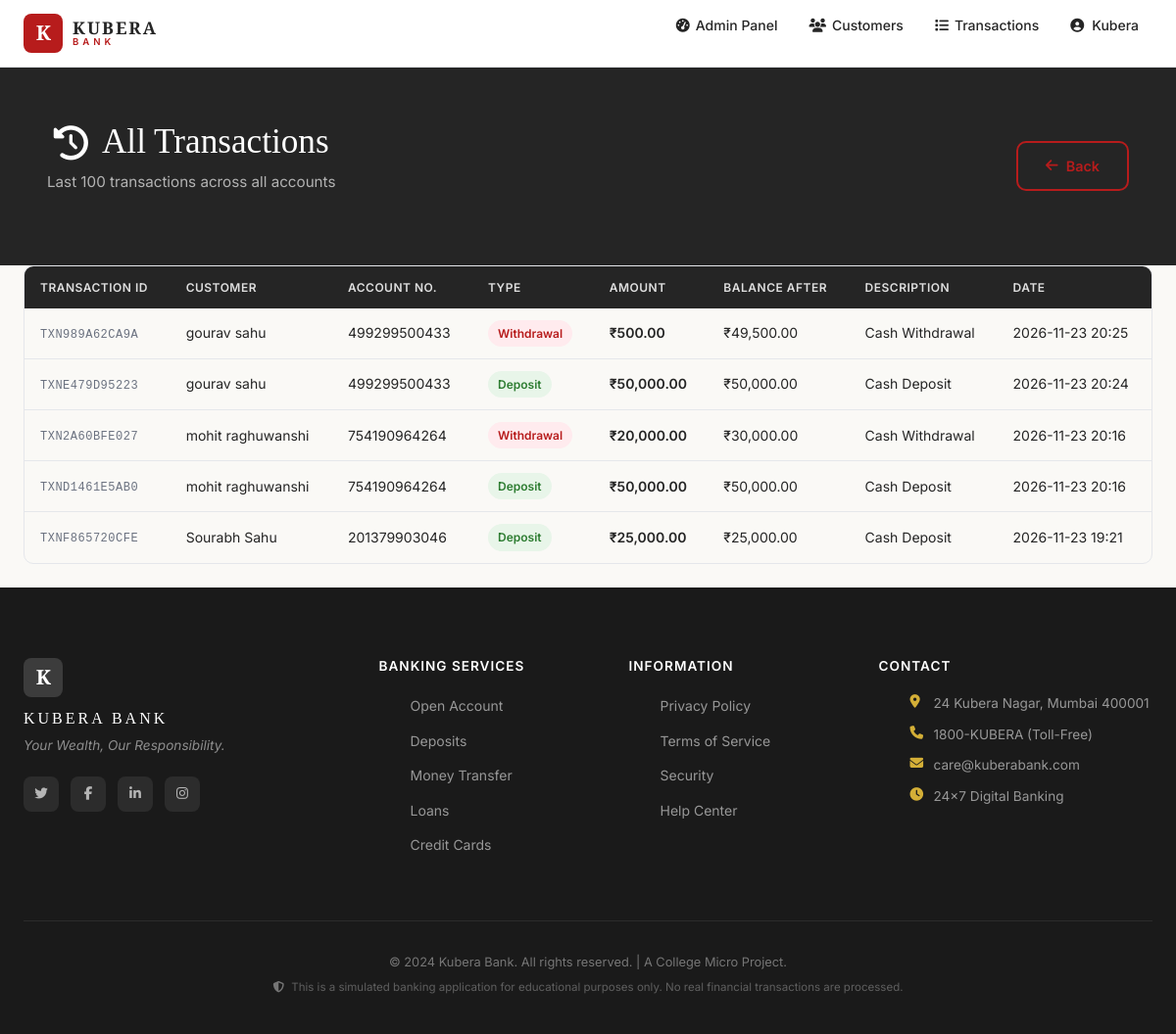
The page /admin/transactions (signed in) on the database its author committed.
### tables this page shows
CREATE TABLE transactions (
            id               INTEGER PRIMARY KEY AUTOINCREMENT,
            transaction_id   TEXT    UNIQUE NOT NULL,
            account_id       INTEGER NOT NULL,
            transaction_type TEXT    NOT NULL,
            amount           REAL    NOT NULL,
            balance_after    REAL    NOT NULL,
            description      TEXT,
            reference_account TEXT,
            created_at       TEXT    DEFAULT (datetime('now', 'localtime')),
            FOREIGN KEY (account_id) REFERENCES accounts(id)
        );

CREATE TABLE users (
            id          INTEGER PRIMARY KEY AUTOINCREMENT,
            customer_id TEXT    UNIQUE NOT NULL,
            full_name   TEXT    NOT NULL,
            email       TEXT    UNIQUE NOT NULL,
            phone       TEXT    NOT NULL,
            password    TEXT    NOT NULL,
            is_admin    INTEGER DEFAULT 0,
            created_at  TEXT    DEFAULT (datetime('now', 'localtime'))
        );

CREATE TABLE accounts (
            id             INTEGER PRIMARY KEY AUTOINCREMENT,
            user_id        INTEGER NOT NULL,
            account_number TEXT    UNIQUE NOT NULL,
            account_type   TEXT    NOT NULL,
            balance        REAL    DEFAULT 0.0,
            address        TEXT,
            date_of_birth  TEXT,
            is_active      INTEGER DEFAULT 1,
            created_at     TEXT    DEFAULT (datetime('now', 'localtime')),
            FOREIGN KEY (user_id) REFERENCES users(id)
        );

### app.py (the view)
@app.route('/admin/transactions')
@admin_required
def admin_transactions():
    conn = get_db_connection()
    try:
        txns = conn.execute('''
            SELECT t.*, a.account_number, u.full_name
            FROM transactions t
            JOIN accounts a ON t.account_id = a.id
            JOIN users u ON a.user_id = u.id
            ORDER BY t.created_at DESC
            LIMIT 100
        ''').fetchall()
        return render_template('admin_transactions.html', transactions=txns)
    finally:
        conn.close()

### app.py (called while the page is built)
@app.before_request
def csrf_protect():
    if request.method == "POST":
        if request.path.startswith('/api/'):
            return
        token = session.get('_csrf_token')
        form_token = request.form.get('csrf_token')
        if not token or not form_token or token != form_token:
            flash('Security check failed: Invalid or expired token. Please try again.', 'danger')
            return redirect(request.referrer or url_for('index'))

def admin_required(f):
    @wraps(f)
    def decorated(*args, **kwargs):
        if 'user_id' not in session or not session.get('is_admin'):
            flash('Admin access required.', 'danger')
            return redirect(url_for('login'))
        return f(*args, **kwargs)
    return decorated

### database.py (called while the page is built)
def get_db_connection():
    conn = sqlite3.connect(Config.DATABASE_PATH)
    conn.row_factory = sqlite3.Row  # Access results like: row['column_name']
    conn.execute("PRAGMA foreign_keys = ON")  # Enable foreign key support
    return conn

### templates/admin_transactions.html (shortened to what this page needs)
{% extends "base.html" %}
{% block extra_css %}<link rel="stylesheet" href="{{ url_for('static', filename='css/dashboard.css') }}">{% endblock %}
{% block content %}
<div class="kb-page-wrapper">
    <div class="kb-page-header kb-page-header--dark">
        <div class="kb-container">
            <div style="display:flex;justify-content:space-between;align-items:center">
                <div>
                    <h1><i class="fas fa-history"></i> All Transactions</h1>
                    <p>Last 100 transactions across all accounts</p>
                </div>
                <a href="{{ url_for('admin_dashboard') }}" class="kb-btn-outline">
                    <i class="fas fa-arrow-left"></i> Back
                </a>
            </div>
        </div>
    </div>
    <div class="kb-container">
        <div class="kb-table-wrapper">
            <table class="kb-table">
                <thead>
                    <tr>
                        <th>Transaction ID</th>
                        <th>Customer</th>
                        <th>Account No.</th>
                        <th>Type</th>
                        <th>Amount</th>
                        <th>Balance After</th>
                        <th>Description</th>
                        <th>Date</th>
                    </tr>
                </thead>
                <tbody>
                    {% for txn in transactions %}
                    <tr>
                        <td><code class="kb-txn-id">{{ txn.transaction_id }}</code></td>
                        <td>{{ txn.full_name }}</td>
                        <td>{{ txn.account_number }}</td>
                        <td>
                            <span class="kb-badge-type
                                {% if txn.transaction_type == 'deposit' %}kb-badge-deposit
                                {% elif txn.transaction_type == 'withdrawal' %}kb-badge-withdraw
                                {% elif txn.transaction_type == 'transfer_out' %}kb-badge-transfer-out
                                {% else %}kb-badge-transfer-in{% endif %}">
                                {{ txn.transaction_type.replace('_', ' ').title() }}
                            </span>
                        </td>
                        <td class="{% if txn.transaction_type in ['deposit', 'transfer_in'] %}kb-amount-credit{% else %}kb-amount-debit{% endif %}">
                            ₹{{ "{:,.2f}".format(txn.amount) }}
                        </td>
                        <td>₹{{ "{:,.2f}".format(txn.balance_after) }}</td>
                        <td>{{ txn.description or '—' }}</td>
                        <td>{{ txn.created_at[:16] }}</td>
                    </tr>
                    {% endfor %}
                </tbody>
            </table>
        </div>
    </div>
</div>
{% endblock %}

### static/css/style.css (style rules this page uses)
:root { --red: #B71C1C; --red-dark: #7f1212; --red-light: #FFEBEE; --gold: #D4AF37; --gold-light: #FFF8E1; --white: #FFFFFF; --bg: #FAF9F6; --charcoal: #252525; --grey: #6B7280; --grey-light: #F3F4F6; --border: #E5E7EB; --shadow: 0 2px 16px rgba(0,0,0,0.08); --shadow-md: 0 8px 32px rgba(0,0,0,0.12); --radius: 10px; --radius-lg: 18px; --transition: 0.3s cubic-bezier(0.4,0,0.2,1); --font-serif: 'Playfair Display', Georgia, serif; --font-sans: 'Inter', system-ui, sans-serif; }
*, *::before, *::after { box-sizing: border-box; margin: 0; padding: 0; }
html { scroll-behavior: smooth; font-size: 16px; }
body { font-family: var(--font-sans); background: var(--bg); color: var(--charcoal); line-height: 1.6; overflow-x: hidden; }
a { color: var(--red); text-decoration: none; transition: var(--transition); }
.kb-btn-primary, .kb-btn-secondary, .kb-btn-outline, .kb-btn-success, .kb-btn-danger, .kb-btn-ghost, .kb-btn-outline-sm, .kb-btn-ghost-sm { display: inline-flex; align-items: center; gap: 8px; padding: 12px 28px; border-radius: var(--radius); font-size: 0.9rem; font-weight: 600; cursor: pointer; transition: var(--transition); border: 2px solid transparent; text-decoration: none; white-space: nowrap; }
.kb-btn-outline { background: transparent; color: var(--red); border-color: var(--red); }
.kb-container { max-width: 1200px; margin: 0 auto; padding: 0 24px; }
.kb-page-wrapper { padding-top: 68px; }
.kb-page-header { background: var(--charcoal); color: var(--white); padding: 56px 24px; text-align: center; }
.kb-page-header h1 { font-family: var(--font-serif); font-size: clamp(1.6rem, 3vw, 2.2rem); margin-bottom: 8px; display: flex; align-items: center; justify-content: center; gap: 14px; }
.kb-page-header p { color: rgba(255,255,255,0.65); font-size: 0.95rem; }
.kb-page-header--dark { background: var(--charcoal); }
.kb-table-wrapper { overflow-x: auto; border-radius: var(--radius); border: 1px solid var(--border); margin-bottom: 24px; }
.kb-table { width: 100%; border-collapse: collapse; font-size: 0.875rem; }
.kb-table thead th { background: var(--charcoal); color: rgba(255,255,255,0.85); padding: 12px 16px; text-align: left; font-size: 0.75rem; font-weight: 600; letter-spacing: 0.5px; text-transform: uppercase; white-space: nowrap; }
.kb-table tbody tr { border-bottom: 1px solid var(--border); }
.kb-table tbody tr:last-child { border-bottom: none; }
.kb-table tbody td { padding: 12px 16px; color: var(--charcoal); vertical-align: middle; }
.kb-txn-id { font-size: 0.75rem; color: var(--grey); letter-spacing: 0.5px; }
.kb-amount-credit { color: #2e7d32; font-weight: 600; }
.kb-amount-debit { color: var(--red); font-weight: 600; }
.kb-badge-type { display: inline-flex; align-items: center; gap: 6px; padding: 4px 10px; border-radius: 20px; font-size: 0.75rem; font-weight: 600; white-space: nowrap; }
.kb-badge-deposit { background: #e8f5e9; color: #2e7d32; }
.kb-badge-withdraw { background: #ffebee; color: var(--red); }

### rows shown on the page
transactions: transaction_id "TXN989A62CA9A", full_name "gourav sahu", account_number "499299500433", transaction_type.replace "Withdrawal", amount "500.00", balance_after "49,500.00", description "Cash Withdrawal", created_at "2026-11-23 20:25"
transactions: transaction_id "TXNE479D95223", full_name "gourav sahu", account_number "499299500433", transaction_type.replace "Deposit", amount "50,000.00", balance_after "50,000.00", description "Cash Deposit", created_at "2026-11-23 20:24"
transactions: transaction_id "TXN2A60BFE027", full_name "mohit raghuwanshi", account_number "754190964264", transaction_type.replace "Withdrawal", amount "20,000.00", balance_after "30,000.00", description "Cash Withdrawal", created_at "2026-11-23 20:16"
transactions: transaction_id "TXND1461E5AB0", full_name "mohit raghuwanshi", account_number "754190964264", transaction_type.replace "Deposit", amount "50,000.00", balance_after "50,000.00", description "Cash Deposit", created_at "2026-11-23 20:16"
transactions: transaction_id "TXNF865720CFE", full_name "Sourabh Sahu", account_number "201379903046", transaction_type.replace "Deposit", amount "25,000.00", balance_after "25,000.00", description "Cash Deposit", created_at "2026-11-23 19:21"

### other values the page prints
{{ session.get('user_name', '').split()[0] }} "Kubera"
